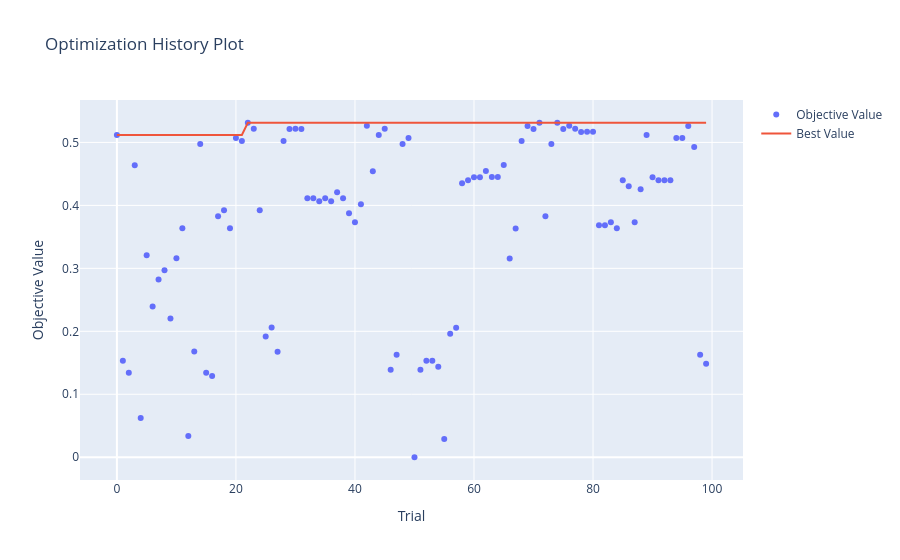

Notebook code cell kept with this figure:
### Markdown cell above
Check the optimization process along time:

### Code cell
# Get the study
study_RF = optuna_search_RF.study_

# Display the plot
fig = vis.plot_optimization_history(study_RF)
fig.show()
